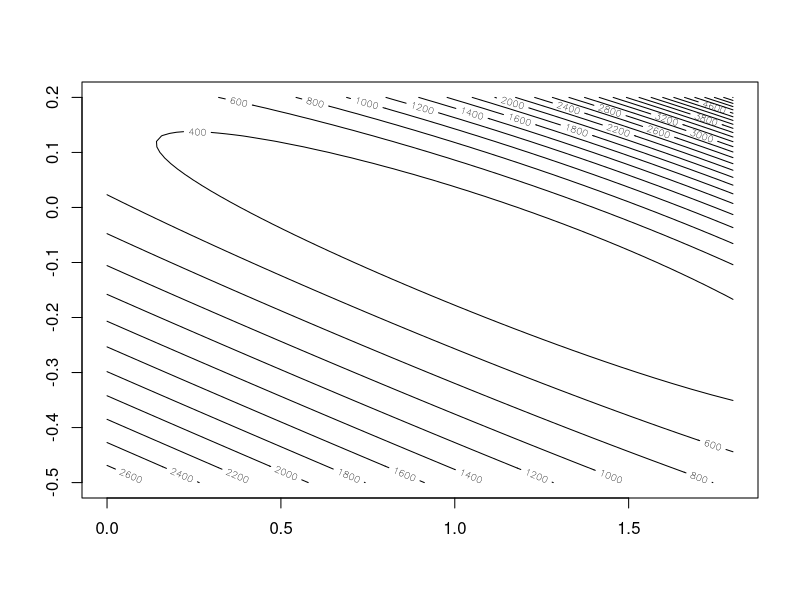

R code for this plot:
## ---- chunk 1
library(AER)
library(nloptr)
library(numDeriv)
library(optimx)
## ---- chunk 2
# Poisson likelihood
poisson.loglik = function( b ) {
  b = as.matrix( b )
  lambda =  exp( X %*% b )
  ell = -sum( -lambda + y *  log(lambda) )
  return(ell)
}

## prepare the data
data("RecreationDemand")
y =  RecreationDemand$trips
X =  with(RecreationDemand, cbind(1, income) )

## estimation
b.init =  c(0,1)  # initial value
b.hat = optimx( b.init, poisson.loglik, method = c("BFGS", "Nelder-Mead"),
                 control = list(reltol = 1e-7, abstol = 1e-7)  )
print( b.hat )
## ---- chunk 3
## contour plot
x.grid = seq(0, 1.8, 0.02)
x.length = length(x.grid)
y.grid = seq(-.5, .2, 0.01)
y.length = length(y.grid)

z.contour = matrix(0, nrow = x.length, ncol = y.length)

for (i in 1:x.length){
  for (j in 1:y.length){
    z.contour[i,j] = poisson.loglik( c( x.grid[i], y.grid[j] )  )
  }
}

contour( x.grid,  y.grid, z.contour, 20)
## ---- chunk 4
## optimization with NLoptr

opts = list("algorithm"="NLOPT_LN_NELDERMEAD",
            "xtol_rel"=1.0e-7,
            maxeval = 500
)

res_NM = nloptr( x0=b.init,
                 eval_f=poisson.loglik,
                 opts=opts)
print( res_NM )

## "SLSQP" is indeed the BFGS algorithm in NLopt, though "BFGS" doesn't appear in the name
opts = list("algorithm"="NLOPT_LD_SLSQP","xtol_rel"=1.0e-7)

poisson.loglik.grad = function( b ) {
  b = as.matrix( b )
  lambda =  exp( X %*% b )
  ell = -colSums( -as.vector(lambda) * X + y *  X )
  return(ell)
}

# check the numerical gradient and the analytical gradient
b = c(0,.5)
grad(poisson.loglik, b)
poisson.loglik.grad(b)


res_BFGS = nloptr( x0=b.init,
                   eval_f=poisson.loglik,
                   eval_grad_f = poisson.loglik.grad,
                   opts=opts)
print( res_BFGS )
